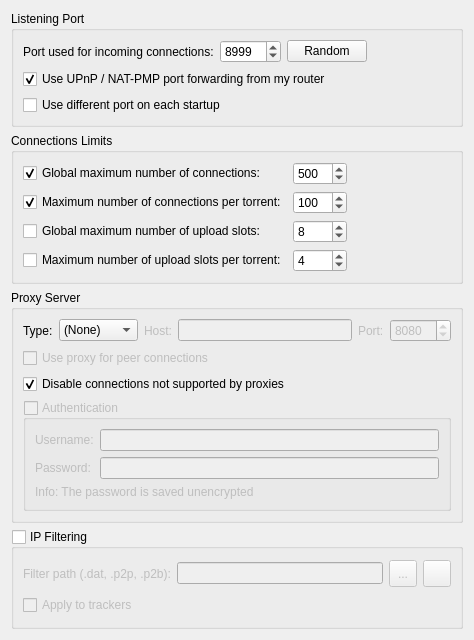
          <widget class="QWidget" name="scrollAreaWidgetContents_3">
           <property name="geometry">
            <rect>
             <x>0</x>
             <y>0</y>
             <width>474</width>
             <height>640</height>
            </rect>
           </property>
           <layout class="QVBoxLayout" name="verticalLayout_20">
            <item>
             <layout class="QHBoxLayout">
              <item>
               <widget class="QGroupBox" name="ListeningPortBox">
                <property name="title">
                 <string>Listening Port</string>
                </property>
                <layout class="QVBoxLayout">
                 <item>
                  <layout class="QHBoxLayout">
                   <item>
                    <widget class="QLabel" name="lbl_ports">
                     <property name="text">
                      <string>Port used for incoming connections:</string>
                     </property>
                    </widget>
                   </item>
                   <item>
                    <widget class="QSpinBox" name="spinPort">
                     <property name="minimum">
                      <number>1</number>
                     </property>
                     <property name="maximum">
                      <number>65535</number>
                     </property>
                     <property name="value">
                      <number>8999</number>
                     </property>
                    </widget>
                   </item>
                   <item>
                    <widget class="QPushButton" name="randomButton">
                     <property name="text">
                      <string>Random</string>
                     </property>
                    </widget>
                   </item>
                   <item>
                    <spacer>
                     <property name="orientation">
                      <enum>Qt::Horizontal</enum>
                     </property>
                     <property name="sizeHint" stdset="0">
                      <size>
                       <width>20</width>
                       <height>20</height>
                      </size>
                     </property>
                    </spacer>
                   </item>
                  </layout>
                 </item>
                 <item>
                  <widget class="QCheckBox" name="checkUPnP">
                   <property name="text">
                    <string>Use UPnP / NAT-PMP port forwarding from my router</string>
                   </property>
                   <property name="checked">
                    <bool>true</bool>
                   </property>
                  </widget>
                 </item>
                 <item>
                  <widget class="QCheckBox" name="checkRandomPort">
                   <property name="text">
                    <string>Use different port on each startup</string>
                   </property>
                  </widget>
                 </item>
                </layout>
               </widget>
              </item>
             </layout>
            </item>
            <item>
             <widget class="QGroupBox" name="nbConnecBox">
              <property name="title">
               <string>Connections Limits</string>
              </property>
              <layout class="QGridLayout" name="gridLayout">
               <item row="0" column="0">
                <widget class="QCheckBox" name="checkMaxConnecs">
                 <property name="text">
                  <string>Global maximum number of connections:</string>
                 </property>
                 <property name="checked">
                  <bool>true</bool>
                 </property>
                </widget>
               </item>
               <item row="0" column="1">
                <widget class="QSpinBox" name="spinMaxConnec">
                 <property name="enabled">
                  <bool>true</bool>
                 </property>
                 <property name="minimum">
                  <number>2</number>
                 </property>
                 <property name="maximum">
                  <number>2000</number>
                 </property>
                 <property name="value">
                  <number>500</number>
                 </property>
                </widget>
               </item>
               <item row="2" column="0">
                <widget class="QCheckBox" name="checkMaxConnecsPerTorrent">
                 <property name="text">
                  <string>Maximum number of connections per torrent:</string>
                 </property>
                 <property name="checked">
                  <bool>true</bool>
                 </property>
                </widget>
               </item>
               <item row="2" column="1">
                <widget class="QSpinBox" name="spinMaxConnecPerTorrent">
                 <property name="minimum">
                  <number>2</number>
                 </property>
                 <property name="maximum">
                  <number>2000</number>
                 </property>
                 <property name="value">
                  <number>100</number>
                 </property>
                </widget>
               </item>
               <item row="4" column="0">
                <widget class="QCheckBox" name="checkMaxUploadsPerTorrent">
                 <property name="text">
                  <string>Maximum number of upload slots per torrent:</string>
                 </property>
                 <property name="checked">
                  <bool>false</bool>
                 </property>
                </widget>
               </item>
               <item row="4" column="1">
                <widget class="QSpinBox" name="spinMaxUploadsPerTorrent">
                 <property name="maximum">
                  <number>500</number>
                 </property>
                 <property name="value">
                  <number>4</number>
                 </property>
                </widget>
               </item>
               <item row="0" column="2">
                <spacer name="horizontalSpacer_3">
                 <property name="orientation">
                  <enum>Qt::Horizontal</enum>
                 </property>
                 <property name="sizeHint" stdset="0">
                  <size>
                   <width>40</width>
                   <height>20</height>
                  </size>
                 </property>
                </spacer>
               </item>
               <item row="2" column="2">
                <spacer name="horizontalSpacer_4">
                 <property name="orientation">
                  <enum>Qt::Horizontal</enum>
                 </property>
                 <property name="sizeHint" stdset="0">
                  <size>
                   <width>40</width>
                   <height>20</height>
                  </size>
                 </property>
                </spacer>
               </item>
               <item row="4" column="2">
                <spacer name="horizontalSpacer_6">
                 <property name="orientation">
                  <enum>Qt::Horizontal</enum>
                 </property>
                 <property name="sizeHint" stdset="0">
                  <size>
                   <width>40</width>
                   <height>20</height>
                  </size>
                 </property>
                </spacer>
               </item>
               <item row="3" column="0">
                <widget class="QCheckBox" name="checkMaxUploads">
                 <property name="text">
                  <string>Global maximum number of upload slots:</string>
                 </property>
                 <property name="checked">
                  <bool>false</bool>
                 </property>
                </widget>
               </item>
               <item row="3" column="1">
                <widget class="QSpinBox" name="spinMaxUploads">
                 <property name="maximum">
                  <number>2000</number>
                 </property>
                 <property name="value">
                  <number>8</number>
                 </property>
                </widget>
               </item>
               <item row="3" column="2">
                <spacer name="horizontalSpacer_15">
                 <property name="orientation">
                  <enum>Qt::Horizontal</enum>
                 </property>
                 <property name="sizeHint" stdset="0">
                  <size>
                   <width>40</width>
                   <height>20</height>
                  </size>
                 </property>
                </spacer>
               </item>
              </layout>
             </widget>
            </item>
            <item>
             <widget class="QGroupBox" name="groupProxy">
              <property name="enabled">
               <bool>true</bool>
              </property>
              <property name="title">
               <string>Proxy Server</string>
              </property>
              <layout class="QVBoxLayout" name="verticalLayout_29">
               <item>
                <layout class="QHBoxLayout" name="_2">
                 <item>
                  <widget class="QLabel" name="ProxyType_lbl">
                   <property name="text">
                    <string>Type:</string>
                   </property>
                  </widget>
                 </item>
                 <item>
                  <widget class="QComboBox" name="comboProxyType">
                   <item>
                    <property name="text">
                     <string>(None)</string>
                    </property>
                   </item>
                   <item>
                    <property name="text">
                     <string>SOCKS4</string>
                    </property>
                   </item>
                   <item>
                    <property name="text">
                     <string>SOCKS5</string>
                    </property>
                   </item>
                   <item>
                    <property name="text">
                     <string>HTTP</string>
                    </property>
                   </item>
                  </widget>
                 </item>
                 <item>
                  <widget class="QLabel" name="lblProxyIP">
                   <property name="enabled">
                    <bool>false</bool>
                   </property>
                   <property name="text">
                    <string>Host:</string>
                   </property>
                  </widget>
                 </item>
                 <item>
                  <widget class="QLineEdit" name="textProxyIP">
                   <property name="enabled">
                    <bool>false</bool>
                   </property>
                   <property name="text">
                    <string/>
                   </property>
                   <property name="maxLength">
                    <number>75</number>
                   </property>
                   <property name="echoMode">
                    <enum>QLineEdit::Normal</enum>
                   </property>
                  </widget>
                 </item>
                 <item>
                  <widget class="QLabel" name="lblProxyPort">
                   <property name="enabled">
                    <bool>false</bool>
                   </property>
                   <property name="text">
                    <string>Port:</string>
                   </property>
                  </widget>
                 </item>
                 <item>
                  <widget class="QSpinBox" name="spinProxyPort">
                   <property name="enabled">
                    <bool>false</bool>
                   </property>
                   <property name="minimum">
                    <number>1</number>
                   </property>
                   <property name="maximum">
                    <number>65535</number>
                   </property>
                   <property name="value">
                    <number>8080</number>
                   </property>
                  </widget>
                 </item>
                </layout>
               </item>
               <item>
                <widget class="QCheckBox" name="checkProxyPeerConnecs">
                 <property name="enabled">
                  <bool>false</bool>
                 </property>
                 <property name="toolTip">
                  <string>Otherwise, the proxy server is only used for tracker connections</string>
                 </property>
                 <property name="text">
                  <string>Use proxy for peer connections</string>
                 </property>
                </widget>
               </item>
               <item>
                <widget class="QCheckBox" name="checkForceProxy">
                 <property name="text">
                  <string>Disable connections not supported by proxies</string>
                 </property>
                 <property name="checked">
                  <bool>true</bool>
                 </property>
                </widget>
               </item>
               <item>
                <widget class="QGroupBox" name="checkProxyAuth">
                 <property name="enabled">
                  <bool>false</bool>
                 </property>
                 <property name="title">
                  <string>Authentication</string>
                 </property>
                 <property name="checkable">
                  <bool>true</bool>
                 </property>
                 <property name="checked">
                  <bool>false</bool>
                 </property>
                 <layout class="QVBoxLayout" name="verticalLayout_24">
                  <item>
                   <layout class="QGridLayout" name="gridLayout_12">
                    <item row="0" column="0">
                     <widget class="QLabel" name="lblProxyUsername">
                      <property name="text">
                       <string>Username:</string>
                      </property>
                     </widget>
                    </item>
                    <item row="0" column="1">
                     <widget class="QLineEdit" name="textProxyUsername">
                      <property name="text">
                       <string/>
                      </property>
                      <property name="maxLength">
                       <number>1000</number>
                      </property>
                      <property name="echoMode">
                       <enum>QLineEdit::Normal</enum>
                      </property>
                     </widget>
                    </item>
                    <item row="1" column="0">
                     <widget class="QLabel" name="lblProxyPassword">
                      <property name="text">
                       <string>Password:</string>
                      </property>
                     </widget>
                    </item>
                    <item row="1" column="1">
                     <widget class="QLineEdit" name="textProxyPassword">
                      <property name="text">
                       <string/>
                      </property>
                      <property name="maxLength">
                       <number>1000</number>
                      </property>
                      <property name="echoMode">
                       <enum>QLineEdit::Password</enum>
                      </property>
                     </widget>
                    </item>
                   </layout>
                  </item>
                  <item>
                   <widget class="QLabel" name="label_23">
                    <property name="text">
                     <string>Info: The password is saved unencrypted</string>
                    </property>
                   </widget>
                  </item>
                 </layout>
                </widget>
               </item>
              </layout>
             </widget>
            </item>
            <item>
             <widget class="QGroupBox" name="checkIPFilter">
              <property name="title">
               <string>IP Filtering</string>
              </property>
              <property name="checkable">
               <bool>true</bool>
              </property>
              <property name="checked">
               <bool>false</bool>
              </property>
              <layout class="QGridLayout" name="gridLayout_14">
               <item row="1" column="0">
                <widget class="QLabel" name="lblFilterPath">
                 <property name="text">
                  <string>Filter path (.dat, .p2p, .p2b):</string>
                 </property>
                </widget>
               </item>
               <item row="1" column="1">
                <widget class="QLineEdit" name="textFilterPath"/>
               </item>
               <item row="1" column="2">
                <widget class="QToolButton" name="browseFilterButton">
                 <property name="minimumSize">
                  <size>
                   <width>28</width>
                   <height>27</height>
                  </size>
                 </property>
                 <property name="text">
                  <string notr="true">...</string>
                 </property>
                </widget>
               </item>
               <item row="1" column="3">
                <widget class="QToolButton" name="IpFilterRefreshBtn">
                 <property name="minimumSize">
                  <size>
                   <width>28</width>
                   <height>27</height>
                  </size>
                 </property>
                 <property name="toolTip">
                  <string>Reload the filter</string>
                 </property>
                 <property name="text">
                  <string/>
                 </property>
                 <property name="iconSize">
                  <size>
                   <width>16</width>
                   <height>16</height>
                  </size>
                 </property>
                </widget>
               </item>
               <item row="2" column="0">
                <widget class="QCheckBox" name="checkIpFilterTrackers">
                 <property name="text">
                  <string>Apply to trackers</string>
                 </property>
                </widget>
               </item>
              </layout>
             </widget>
            </item>
           </layout>
          </widget>
